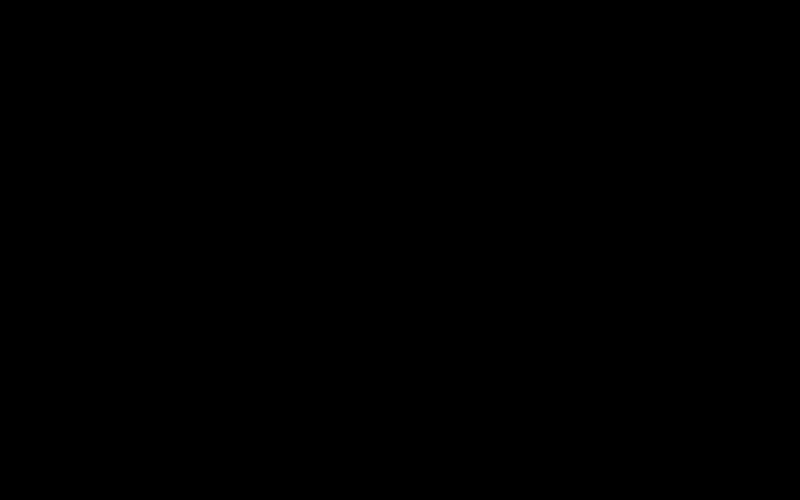
Frame 1 (no input)
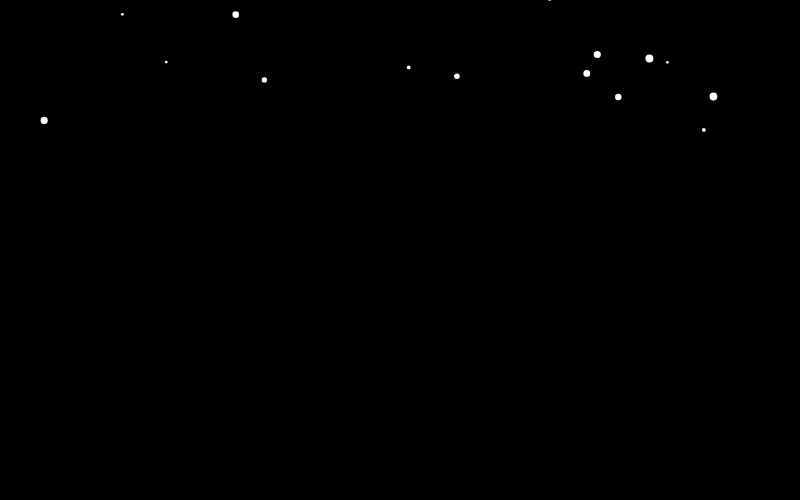
Frame 60 (no input)
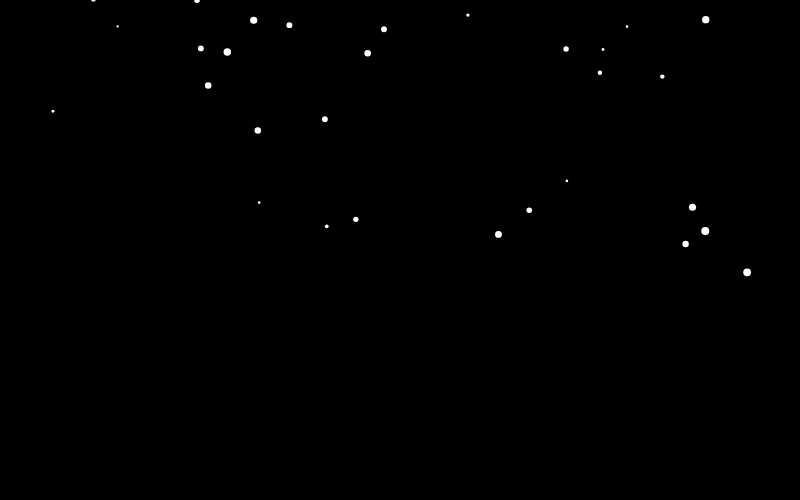
Frame 120 (the mouse pressed at the canvas centre since frame 60)

The p5.js sketch that drew these frames (run headless with seeded random() and noise() and a simulated clock; from frame 60 on, the mouse is pressed at the canvas centre):

// p5.js sketch
// ── sketch.js
let snowflakes = [];

function setup() {
  createCanvas(800, 500);
  for (let i = 0; i < 100; i++) {
    snowflakes[i] = new Snowflake();
  }
}

function draw() {
  background(0);
  for (let i = 0; i < snowflakes.length; i++) {
    snowflakes[i].fall();
    snowflakes[i].show();
  }
}

class Snowflake {
  constructor() {
    this.x = random(width);
    this.y = random(-500, -50);
    this.velY = random(1, 3);
    this.radius = random(2, 8);
    this.angle = random(0, TWO_PI);
  }

  fall() {
    this.angle += 0.01;
    this.y += this.velY;
    this.x += sin(this.angle) * 2;

    if (this.y > height) {
      this.y = random(-500, -50);
      this.x = random(width);
    }
  }

  show() {
    noStroke();
    fill(255);
    ellipse(this.x, this.y, this.radius);
  }
}
